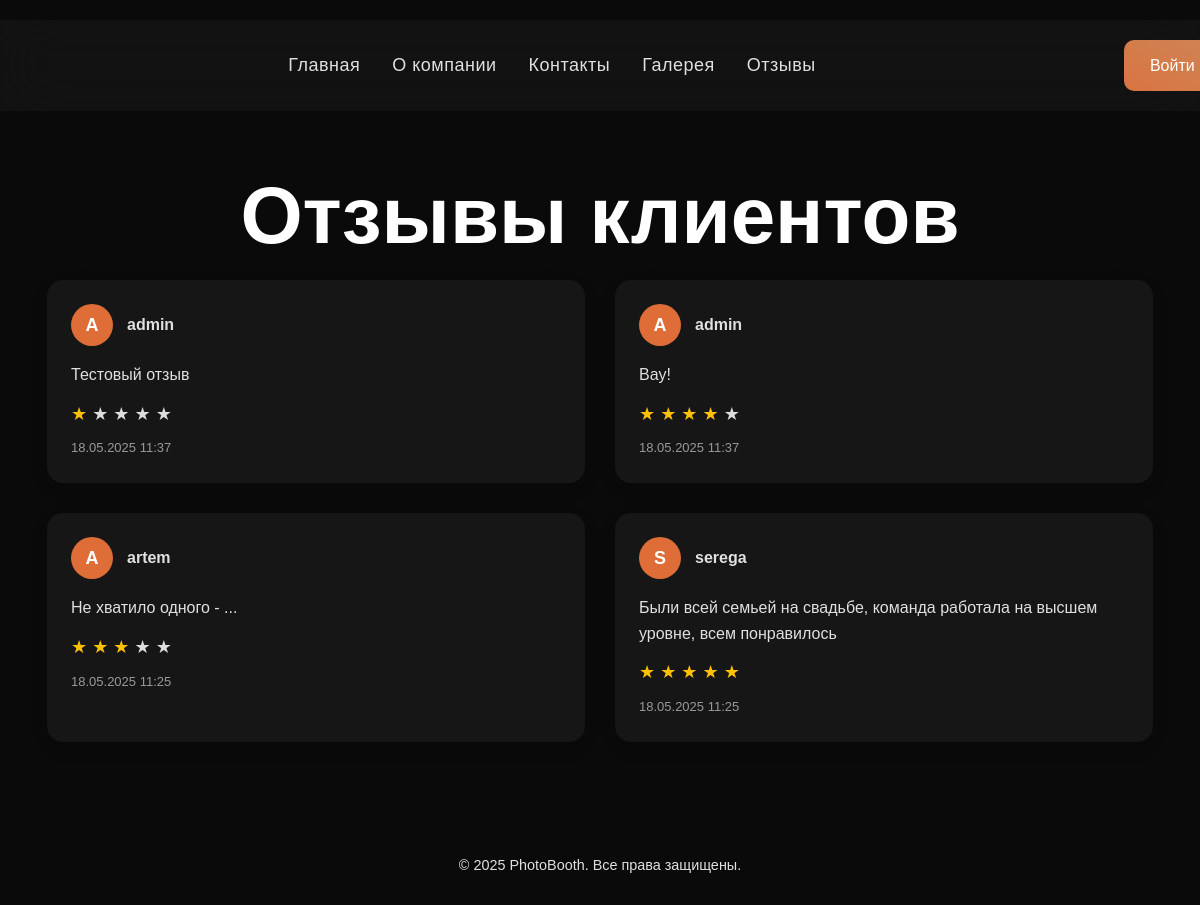
The page /reviews/ on the database as committed earlier.
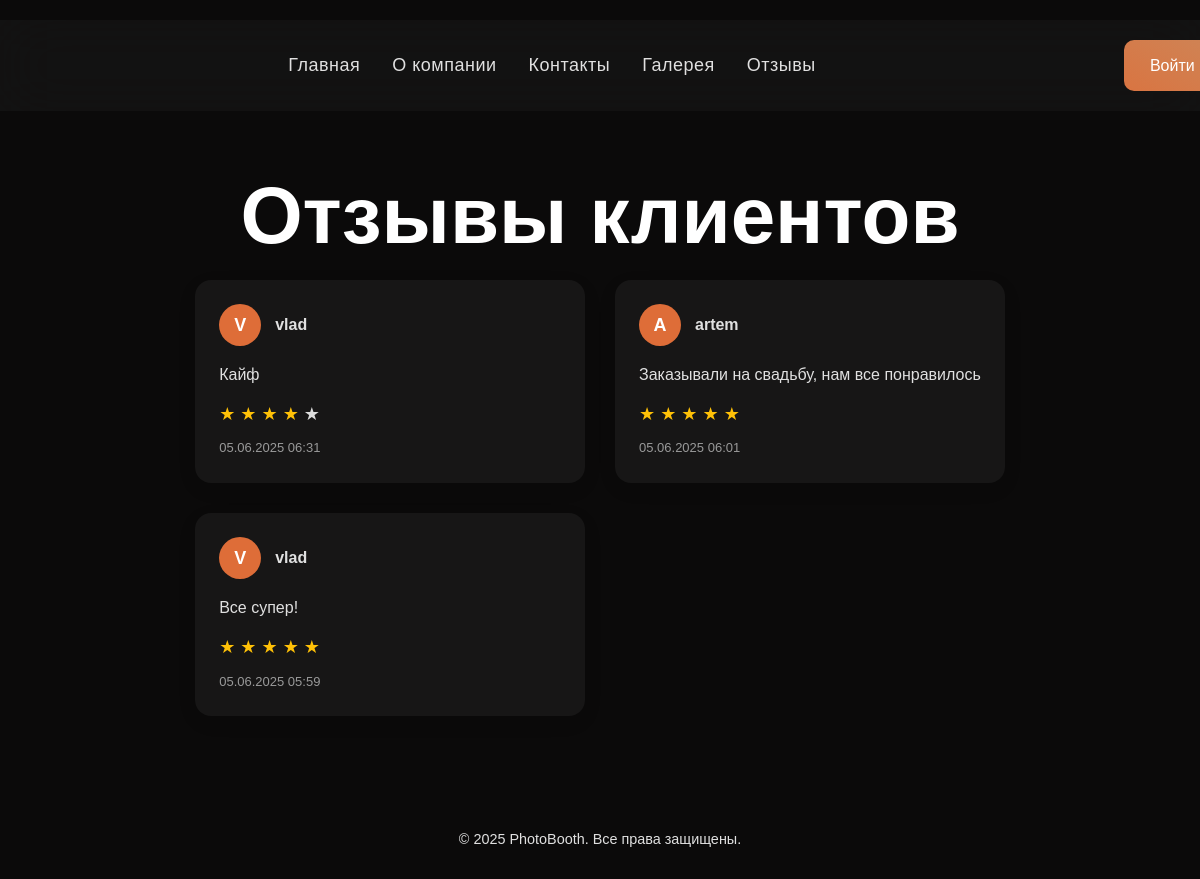
The same page on the database as committed later.
### photobooth/models.py (models this page shows, shortened)
class Review(models.Model):
    RATING_CHOICES = [(i, f'{i} звёзд') for i in range(1, 6)]
    user = models.ForeignKey(User, on_delete=models.CASCADE)
    request = models.ForeignKey(Request, on_delete=models.CASCADE)
    text = models.TextField("Текст отзыва")
    rating = models.IntegerField(choices=RATING_CHOICES, default=5)
    created_at = models.DateTimeField(auto_now_add=True)

### photobooth/views.py (the view)
# urls.py: path('reviews/', views.ReviewListView.as_view(), name='review_list'),
class ReviewListView(ListView):
    model = Review
    template_name = 'photobooth/review_list.html'
    context_object_name = 'reviews'
    ordering = ['-created_at']

### photobooth/templates/photobooth/review_list.html (shortened to what this page needs)
{% extends 'photobooth/base.html' %}
{% block content %}
<section class="request-section">
  <div class="container-gallery">
    <h1 class="section-title">Отзывы клиентов</h1>
    <div class="review-grid">
      {% for review in reviews %}
        <div class="review-card">
          <div class="review-header">
            <div class="review-avatar">{{ review.user.username|first|upper }}</div>
            <div>
              <strong>{{ review.user.username }}</strong>
            </div>
          </div>
          <div class="review-body">
            <p>{{ review.text }}</p>
            <div class="stars">
              {% for i in "12345" %}
                <span class="star {% if forloop.counter <= review.rating %}filled{% endif %}">★</span>
              {% endfor %}
            </div>
            <div class="review-footer">
              {{ review.created_at|date:"d.m.Y H:i" }}
            </div>
          </div>
        </div>
      {% empty %}
        <p style="text-align: center;">Пока нет отзывов.</p>
      {% endfor %}
    </div>
  </div>
</section>
{% endblock %}

### photobooth/templates/photobooth/base.html (shortened to what this page needs)
{% load static %}
<!DOCTYPE html>
<html lang="en">
<head>
    <link rel="stylesheet" href="{% static 'css/styles.css' %}">
</head>
<body>
    <header>
        <nav>
            <a href="{% url 'home' %}">Главная</a>
            <a href="{% url 'about' %}">О компании</a>
            <a href="{% url 'contacts' %}">Контакты</a>
            <a href="{% url 'gallery' %}">Галерея</a>
            <a href="{% url 'review_list' %}">Отзывы</a>
        </nav>
        <div class="auth-links">
            {% if user.is_authenticated %}
                <a href="{% url 'request_list' %}" class="btn">Мои заявки</a>
                <a href="{% url 'logout' %}" class="btn logout-btn">Выйти</a>
            {% else %}
                <a href="{% url 'login' %}" class="btn">Войти</a>
            {% endif %}
        </div>
    </header>
    <main>
        <div class="content">
            {% block content %}{% endblock %}
        </div>
    </main>
    <footer>
        <p>© 2025 PhotoBooth. Все права защищены.</p>
    </footer>
</body>
</html>

### static/css/styles.css (style rules this page uses)
body { overflow: scroll; }
html { scroll-behavior: smooth; }
body { font-family: 'Manrope', sans-serif; margin: 0; padding: 120px 0 0 0; line-height: 1.6; background-color: #0b0a0a; color: #e0e0e0; }
.content { max-width: 1600px; margin: 0 auto; padding: 0 15px; }
header { background: rgba(51, 51, 51, 0.2); color: #fff; padding: 20px 30px; display: flex; justify-content: space-between; align-items: center; border-radius: 15px; position: fixed; top: 0; left: 50%; transform: translateX(-50%); width: 1570px; z-index: 1000; backdrop-filter: blur(30px); transition: background 0.3s ease; margin: 20px 0 0 0; }
header nav { display: flex; gap: 2rem; justify-content: center; flex-grow: 1; }
header nav a { color: #e0e0e0; text-decoration: none; font-size: 18px; letter-spacing: 0.5px; }
.auth-links { display: flex; gap: 20px; align-items: center; }
footer { background: #0b0a0a; color: #e0e0e0; text-align: center; margin: 80px 0 40px 0; position: relative; width: 100%; }
footer p { font-size: 0.9rem; }
section { padding: 10px 0; }
.btn { display: inline-block; padding: 1.2rem 2.4rem; background: linear-gradient(30deg, #de6d38, #c98c60); background-size: 200% 200%; color: #fff; text-decoration: none; border-radius: 12px; font-size: 1.25rem; transition: background-position 0.5s ease, transform 0.2s ease; }
.auth-links .btn { background: linear-gradient(30deg, #de6d38, #c98c60); background-size: 200% 200%; color: #fff; padding: 0.8rem 1.6rem; text-decoration: none; border-radius: 10px; font-size: 1rem; transition: background-position 0.5s ease, transform 0.2s ease; }
.request-section { display: flex; justify-content: center; align-items: center; height: auto; background-color: transparent; }
.section-title { font-size: 60px; margin-bottom: 40px; color: #fff; font-family: 'Bebas Neue', sans-serif; }
.request-section { padding: 2rem; display: flex; justify-content: center; }
.section-title { font-size: 80px; margin: 0; color: #fff; text-align: center; font-family: 'Bebas Neue', sans-serif; }
.review-grid { display: grid; grid-template-columns: repeat(2, 1fr); gap: 30px; }
.review-card { background: rgba(51, 51, 51, 0.3); border-radius: 16px; padding: 24px; box-shadow: 0 6px 20px rgba(0, 0, 0, 0.07); }
.review-header { display: flex; align-items: center; gap: 14px; margin-bottom: 16px; }
.review-avatar { background: #de6d38; color: white; font-weight: bold; border-radius: 50%; width: 42px; height: 42px; display: flex; align-items: center; justify-content: center; font-size: 18px; }
.review-body p { margin-bottom: 12px; }
.stars { font-size: 18px; }
.star { color: #ddd; }
.star.filled { color: #ffc107; }
.review-footer { font-size: 13px; color: #999; margin-top: 10px; }

Rows that differ between the two databases and show on the page:
removed Review: user.username|first "A", user.username "admin", text "Тестовый отзыв", created_at "18.05.2025 11:37"
removed Review: user.username|first "A", user.username "admin", text "Вау!", created_at "18.05.2025 11:37"
removed Review: user.username|first "A", user.username "artem", text "Не хватило одного - ...", created_at "18.05.2025 11:25"
removed Review: user.username|first "S", user.username "serega", text "Были всей семьей на свадьбе, команда работала на высшем уровне, всем понравилось", created_at "18.05.2025 11:25"
added Review: user.username|first "V", user.username "vlad", text "Кайф", created_at "05.06.2025 06:31"
added Review: user.username|first "A", user.username "artem", text "Заказывали на свадьбу, нам все понравилось", created_at "05.06.2025 06:01"
added Review: user.username|first "V", user.username "vlad", text "Все супер!", created_at "05.06.2025 05:59"
